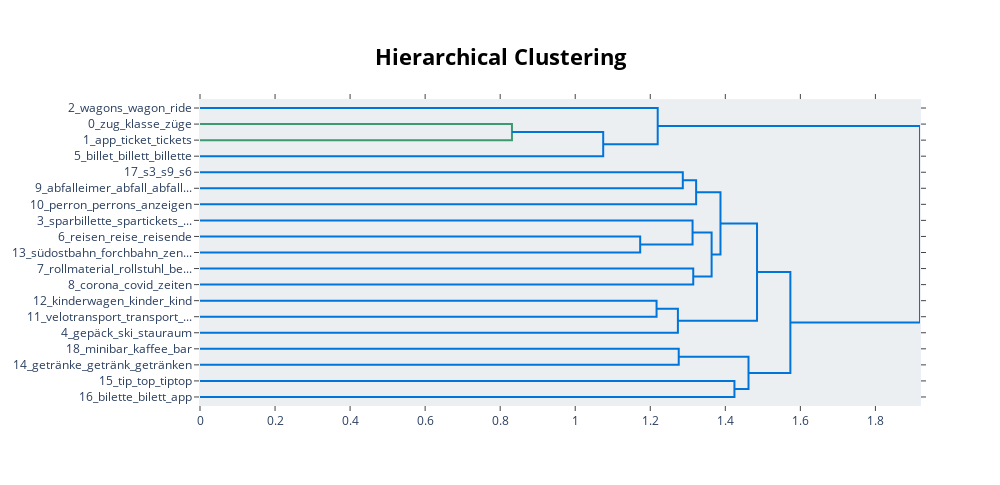

Write notebook code for a chart like this one.
### Code cell
topic_model_2.reduce_topics(docs, nr_topics=20)
topic_model_2.visualize_hierarchy()

### Figure 1 — Plotly figure (JSON) as saved in the notebook; plotly's stock layout.template omitted (floating-point values rounded to 4 significant figures)
{"data": [{"hoverinfo": "text", "marker": {"color": "rgb(61,153,112)"}, "mode": "lines", "type": "scatter", "x": [0, 0.8313, 0.8313, 0], "xaxis": "x", "y": [-15, -15, -25, -25], "yaxis": "y"}, {"hoverinfo": "text", "marker": {"color": "rgb(0,116,217)"}, "mode": "lines", "type": "scatter", "x": [0.8313, 1.075, 1.075, 0], "xaxis": "x", "y": [-20, -20, -35, -35], "yaxis": "y"}, {"hoverinfo": "text", "marker": {"color": "rgb(0,116,217)"}, "mode": "lines", "type": "scatter", "x": [0, 1.22, 1.22, 1.075], "xaxis": "x", "y": [-5, -5, -27.5, -27.5], "yaxis": "y"}, {"hoverinfo": "text", "marker": {"color": "rgb(0,116,217)"}, "mode": "lines", "type": "scatter", "x": [0, 1.287, 1.287, 0], "xaxis": "x", "y": [-45, -45, -55, -55], "yaxis": "y"}, {"hoverinfo": "text", "marker": {"color": "rgb(0,116,217)"}, "mode": "lines", "type": "scatter", "x": [1.287, 1.322, 1.322, 0], "xaxis": "x", "y": [-50, -50, -65, -65], "yaxis": "y"}, {"hoverinfo": "text", "marker": {"color": "rgb(0,116,217)"}, "mode": "lines", "type": "scatter", "x": [0, 1.173, 1.173, 0], "xaxis": "x", "y": [-85, -85, -95, -95], "yaxis": "y"}, {"hoverinfo": "text", "marker": {"color": "rgb(0,116,217)"}, "mode": "lines", "type": "scatter", "x": [0, 1.313, 1.313, 1.173], "xaxis": "x", "y": [-75, -75, -90, -90], "yaxis": "y"}, {"hoverinfo": "text", "marker": {"color": "rgb(0,116,217)"}, "mode": "lines", "type": "scatter", "x": [0, 1.315, 1.315, 0], "xaxis": "x", "y": [-105, -105, -115, -115], "yaxis": "y"}, {"hoverinfo": "text", "marker": {"color": "rgb(0,116,217)"}, "mode": "lines", "type": "scatter", "x": [1.313, 1.363, 1.363, 1.315], "xaxis": "x", "y": [-82.5, -82.5, -110, -110], "yaxis": "y"}, {"hoverinfo": "text", "marker": {"color": "rgb(0,116,217)"}, "mode": "lines", "type": "scatter", "x": [1.322, 1.387, 1.387, 1.363], "xaxis": "x", "y": [-57.5, -57.5, -96.25, -96.25], "yaxis": "y"}, {"hoverinfo": "text", "marker": {"color": "rgb(0,116,217)"}, "mode": "lines", "type": "scatter", "x": [0, 1.217, 1.217, 0], "xaxis": "x", "y": [-125, -125, -135, -135], "yaxis": "y"}, {"hoverinfo": "text", "marker": {"color": "rgb(0,116,217)"}, "mode": "lines", "type": "scatter", "x": [1.217, 1.274, 1.274, 0], "xaxis": "x", "y": [-130, -130, -145, -145], "yaxis": "y"}, {"hoverinfo": "text", "marker": {"color": "rgb(0,116,217)"}, "mode": "lines", "type": "scatter", "x": [1.387, 1.485, 1.485, 1.274], "xaxis": "x", "y": [-76.88, -76.88, -137.5, -137.5], "yaxis": "y"}, {"hoverinfo": "text", "marker": {"color": "rgb(0,116,217)"}, "mode": "lines", "type": "scatter", "x": [0, 1.276, 1.276, 0], "xaxis": "x", "y": [-155, -155, -165, -165], "yaxis": "y"}, {"hoverinfo": "text", "marker": {"color": "rgb(0,116,217)"}, "mode": "lines", "type": "scatter", "x": [0, 1.424, 1.424, 0], "xaxis": "x", "y": [-175, -175, -185, -185], "yaxis": "y"}, {"hoverinfo": "text", "marker": {"color": "rgb(0,116,217)"}, "mode": "lines", "type": "scatter", "x": [1.276, 1.462, 1.462, 1.424], "xaxis": "x", "y": [-160, -160, -180, -180], "yaxis": "y"}, {"hoverinfo": "text", "marker": {"color": "rgb(0,116,217)"}, "mode": "lines", "type": "scatter", "x": [1.485, 1.573, 1.573, 1.462], "xaxis": "x", "y": [-107.2, -107.2, -170, -170], "yaxis": "y"}, {"hoverinfo": "text", "marker": {"color": "rgb(0,116,217)"}, "mode": "lines", "type": "scatter", "x": [1.22, 1.919, 1.919, 1.573], "xaxis": "x", "y": [-16.25, -16.25, -138.6, -138.6], "yaxis": "y"}], "layout": {"autosize": false, "height": 485, "hoverlabel": {"bgcolor": "white", "font": {"family": "Rockwell", "size": 16}}, "hovermode": "closest", "plot_bgcolor": "#ECEFF1", "showlegend": false, "title": {"font": {"color": "Black", "size": 22}, "text": "<b>Hierarchical Clustering</b>", "x": 0.5, "xanchor": "center", "yanchor": "top"}, "width": 1000, "xaxis": {"mirror": "allticks", "rangemode": "tozero", "showgrid": false, "showline": true, "showticklabels": true, "ticks": "outside", "type": "linear", "zeroline": false}, "yaxis": {"mirror": "allticks", "range": [-190, 0], "rangemode": "tozero", "showgrid": false, "showline": true, "showticklabels": true, "tickmode": "array", "ticks": "outside", "ticktext": ["2_wagons_wagon_ride", "0_zug_klasse_züge", "1_app_ticket_tickets", "5_billet_billett_billette", "17_s3_s9_s6", "9_abfalleimer_abfall_abfall...", "10_perron_perrons_anzeigen", "3_sparbillette_spartickets_...", "6_reisen_reise_reisende", "13_südostbahn_forchbahn_zen...", "7_rollmaterial_rollstuhl_be...", "8_corona_covid_zeiten", "12_kinderwagen_kinder_kind", "11_velotransport_transport_...", "4_gepäck_ski_stauraum", "18_minibar_kaffee_bar", "14_getränke_getränk_getränken", "15_tip_top_tiptop", "16_bilette_bilett_app"], "tickvals": [-5, -15, -25, -35, -45, -55, -65, -75, -85, -95, -105, -115, -125, -135, -145, -155, -165, -175, -185], "type": "linear", "zeroline": false}}}
